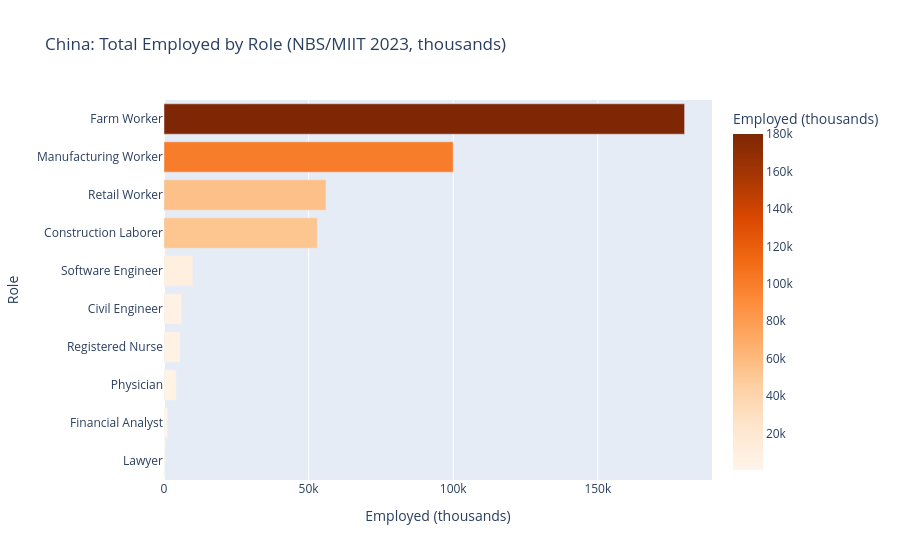

Here is the notebook cell this chart was saved with:
### Code cell
fig = px.bar(
    vol, x='employed_thousands', y='role_label', orientation='h',
    color='employed_thousands', color_continuous_scale='Oranges',
    title='China: Total Employed by Role (NBS/MIIT 2023, thousands)',
    labels={'employed_thousands': 'Employed (thousands)', 'role_label': 'Role'},
)
fig.show()

### Figure 1 — Plotly figure (JSON) as saved in the notebook; plotly's stock layout.template omitted (floating-point values rounded to 4 significant figures)
{"data": [{"hovertemplate": "Employed (thousands)=%{marker.color}<br>Role=%{y}<extra></extra>", "legendgroup": "", "marker": {"color": [570, 1300, 4200, 5500, 6100, 10000, 53000, 56000, 100000, 180000], "coloraxis": "coloraxis", "pattern": {"shape": ""}}, "name": "", "orientation": "h", "showlegend": false, "textposition": "auto", "type": "bar", "x": [570, 1300, 4200, 5500, 6100, 10000, 53000, 56000, 100000, 180000], "xaxis": "x", "y": ["Lawyer", "Financial Analyst", "Physician", "Registered Nurse", "Civil Engineer", "Software Engineer", "Construction Laborer", "Retail Worker", "Manufacturing Worker", "Farm Worker"], "yaxis": "y"}], "layout": {"barmode": "relative", "coloraxis": {"autocolorscale": false, "colorbar": {"title": {"text": "Employed (thousands)"}}, "colorscale": [[0.0, "rgb(255,245,235)"], [0.125, "rgb(254,230,206)"], [0.25, "rgb(253,208,162)"], [0.375, "rgb(253,174,107)"], [0.5, "rgb(253,141,60)"], [0.625, "rgb(241,105,19)"], [0.75, "rgb(217,72,1)"], [0.875, "rgb(166,54,3)"], [1.0, "rgb(127,39,4)"]]}, "legend": {"tracegroupgap": 0}, "title": {"text": "China: Total Employed by Role (NBS/MIIT 2023, thousands)"}, "xaxis": {"anchor": "y", "domain": [0.0, 1.0], "title": {"text": "Employed (thousands)"}}, "yaxis": {"anchor": "x", "domain": [0.0, 1.0], "title": {"text": "Role"}}}}
